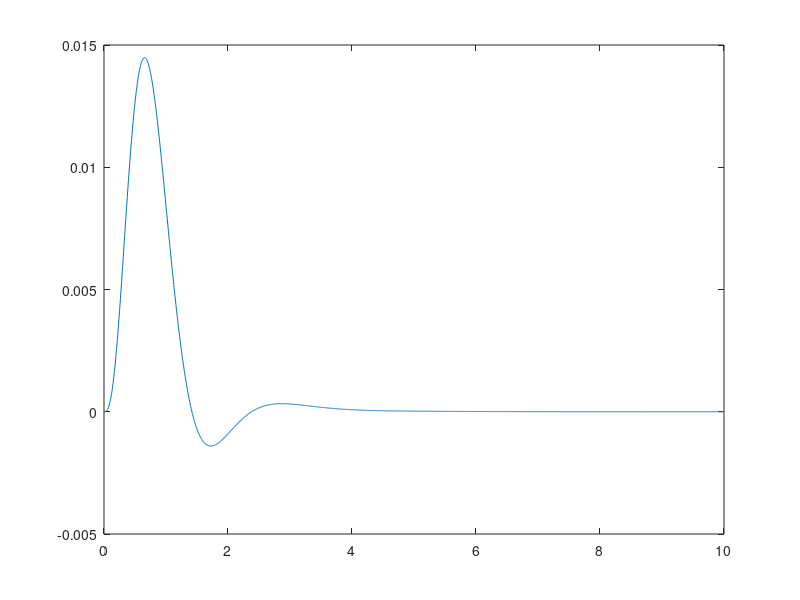
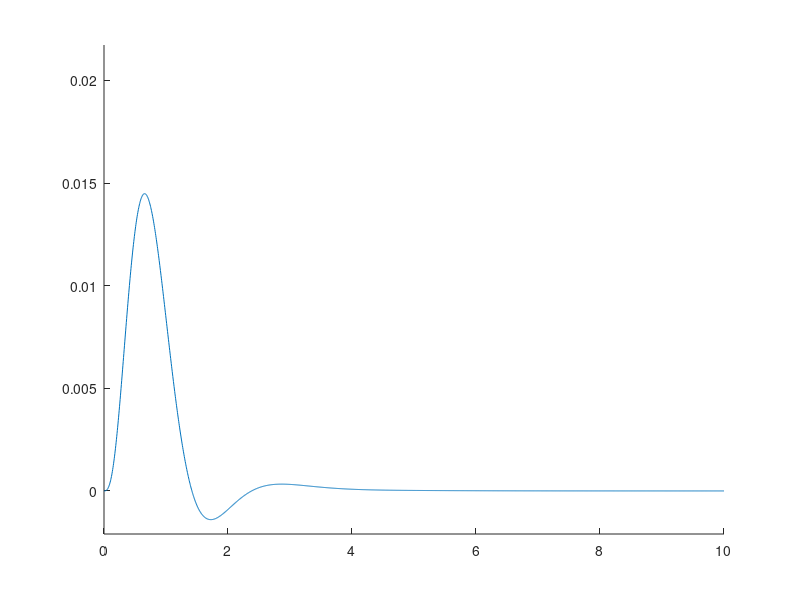

Here is the MATLAB script that generated these plots, in order: (Note: this script raises an error after producing the figures.)
close all
warning('off','all')
global x, global t
%zeros=[-0.5,-1.5,-2.5,-3.5,-4.5,-5.5,-6.5,-7.5];
%poles=[-1+1i,-1-1i,-2,3i,-3i,-4,-5+5i,-5-5i];
N=16;
zeros=linspace(-1.5,-N-0.5,N).';
poles=linspace(-1,-N,2*N-1).';
poles(1:2:end);
poles(1:2:end)=poles(1:2:end)+1i*poles(1:2:end);
poles(2:2:end-1);
poles(2:2:end-1)=floor(poles(2:2:end-1))-1i*floor(poles(2:2:end-1));
poles(1)=-1;
% usually it fails for high (>8) amounts of poles ánd the amount of zeros
% is about about equal to number of poles
nq_sel=3;
np_sel=7; %needs to be uneven
zeros=zeros(1:nq_sel);
poles=poles(1:np_sel);
%zeros=[-0.5,+1.5];
%poles=[-1+1i,-1-1i,-2];
gain=3.5;
sys=zpk(zeros,poles,gain);
Tfinal=10;
dt=1/200;
t=linspace(0,Tfinal,Tfinal/dt+1).';
x=impulse(sys,t);
plot(t,x)

max_np=2*length(poles); %arbitrary. seems to give best results.
wb = waitbar(0,'Please wait...');
err_best=inf;
err_plot=[]; nq_plot=[]; np_plot=[];
figure
hold on;
plot(t,x)
ylim([min(x)*1.5, max(x)*1.5])
y_old=x;
for np=1:max_np
    waitbar(np/max_np,wb,"Sweeping all zeros for "+num2str(np)+" poles...");
    for nq=1:np
        [Ha, y]=continuous_prony(x,nq,np);
        err=mean((x-y).^2);
        if err<err_best
            err_best=err;
            Ha_best=Ha;
            err_plot(end+1)=err;
            nq_plot(end+1)=nq;
            np_plot(end+1)=np;
            y_best=y;
            plot(t,y_best)
        end
    end
end
waitbar(1,wb,'Post-processing')

% error evolution plot along with nq, np
figure
loglog(1:length(err_plot), err_plot)
for i=1:length(err_plot)
    text(i, err_plot(i), "("+nq_plot(i)+","+np_plot(i)+")")
end

% plot the final fit and poles and zeros
figure
hold on
plot(t,x)
plot(t,y_best)
predicted_gain=Ha_best.K;
predicted_zeros=zero(Ha_best);
predicted_poles=pole(Ha_best);
gain
zeros
poles
predicted_gain
predicted_zeros
predicted_poles
relrse_in_gain=abs(predicted_gain-gain)/abs(gain);
if length(predicted_zeros)~=length(zeros)
    disp('The number of zeros predicted is wrong')
    min_len=min(length(zeros),length(predicted_zeros));
    relrmse_in_zeros=sqrt(mean(abs(set_imag_part_pos(predicted_zeros(1:min_len))-set_imag_part_pos(zeros(1:min_len))).^2))/mean(abs(set_imag_part_pos(zeros(1:min_len))));
else
    relrmse_in_zeros=sqrt(mean(abs(set_imag_part_pos(predicted_zeros)-set_imag_part_pos(zeros)).^2))/mean(abs(set_imag_part_pos(zeros)));
end
if length(predicted_poles)~=length(poles)
    disp('The number of poles predicted is wrong')
    min_len=min(length(poles),length(predicted_poles));
    relrmse_in_poles=sqrt(mean(abs(set_imag_part_pos(predicted_poles(1:min_len))-set_imag_part_pos(poles(1:min_len))).^2))/mean(abs(set_imag_part_pos(poles(1:min_len))));
else
    relrmse_in_poles=sqrt(mean(abs(set_imag_part_pos(predicted_poles)-set_imag_part_pos(poles)).^2))/mean(abs(set_imag_part_pos(poles)));
end
relrse_in_gain
relrmse_in_zeros
relrmse_in_poles
percent_wrong_deemed_acceptabe=10;
if relrmse_in_zeros>percent_wrong_deemed_acceptabe/100
    disp('I probably got the values of zeros wrong')
end
if relrmse_in_poles>percent_wrong_deemed_acceptabe/100
    disp('I probably got the values of poles wrong')
end
if relrse_in_gain>percent_wrong_deemed_acceptabe/100
    disp('I probably got the value of gain wrong')
end
close(wb)

function out=set_imag_part_pos(in)
out=[];
for i=1:length(in)
    if imag(in(i))<0
        in(i)=real(in(i))-1i*imag(in(i));
    end
    out(end+1)=in(i);
end
end

function [Ha, y] = continuous_prony(x,nq,np)
global x, global t
dt=t(2)-t(1);
[b,a]=prony(x, nq, np); 
Hd=tf(b,a,dt);
%Use tustin transform. Reduces precision of location so needs enough sampling. zoh/foh has its problems (see literature)
Ha=d2c(Hd,'tustin'); 
zeros=flip(zero(Ha));
poles=flip(pole(Ha));
cut_off_sampling_zp=true;
if cut_off_sampling_zp
    z_i_cut_off=length(zeros);
    niquist_freq=1/(2*dt);
    for i=1:length(zeros)
        % theoretically I'd do abs(imag(z)) but just abs works better. May cut
        % some large zeros or poles off that shouldn't be. but if you just sample
        % enough than this shouldn't ever be an issue
        if abs(zeros(i))>niquist_freq 
            z_i_cut_off=i-1;
            break
        end
    end
    p_i_cut_off=length(poles);
    for i=1:length(poles)
        if abs(poles(i))>niquist_freq
            p_i_cut_off=i-1;
            break
        end
    end
    zeros=zeros(1:z_i_cut_off);
    poles=poles(1:p_i_cut_off);
end
Ha=zpk(zeros,poles,1);
y=impulse(Ha,t);
if ~cut_off_sampling_zp
    y=y*dt;
end    
gain=x(ceil(end/2))/y(ceil(end/2)); % this works due to linearity of laplace tf. hope that y point isnt zero (to do)
Ha=zpk(zeros,poles,gain);
y=y*gain; %ditto, no double calculations necessary :)
end    